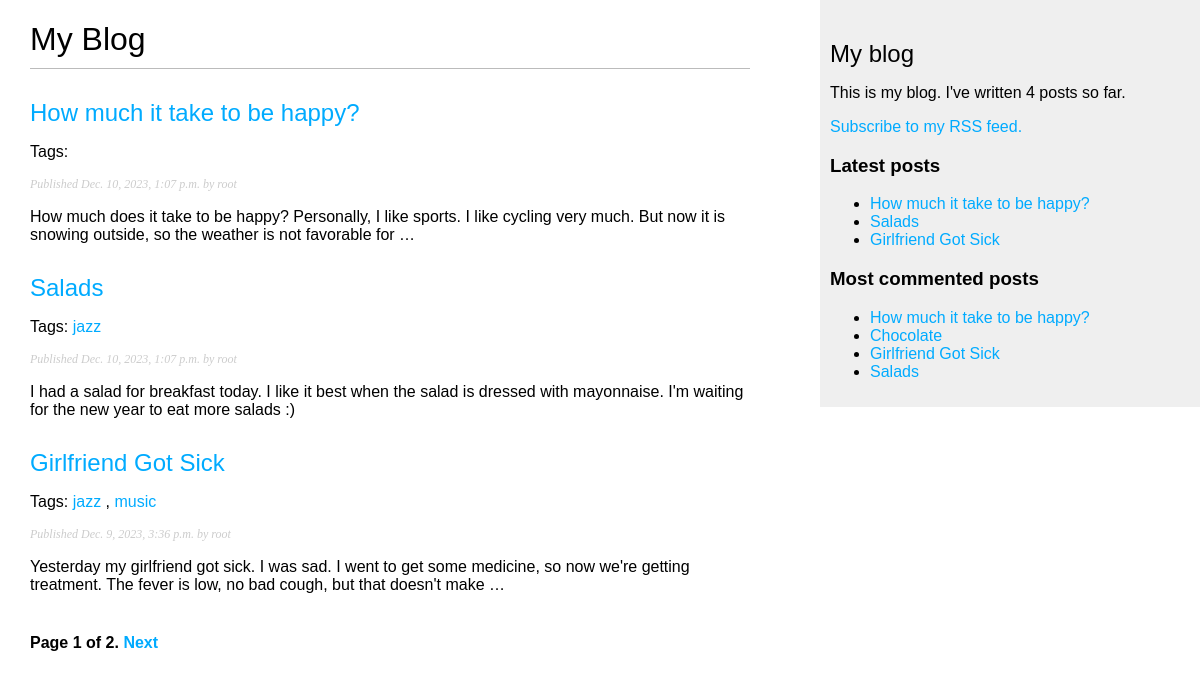
The page /blog_app/ on the database as committed earlier.
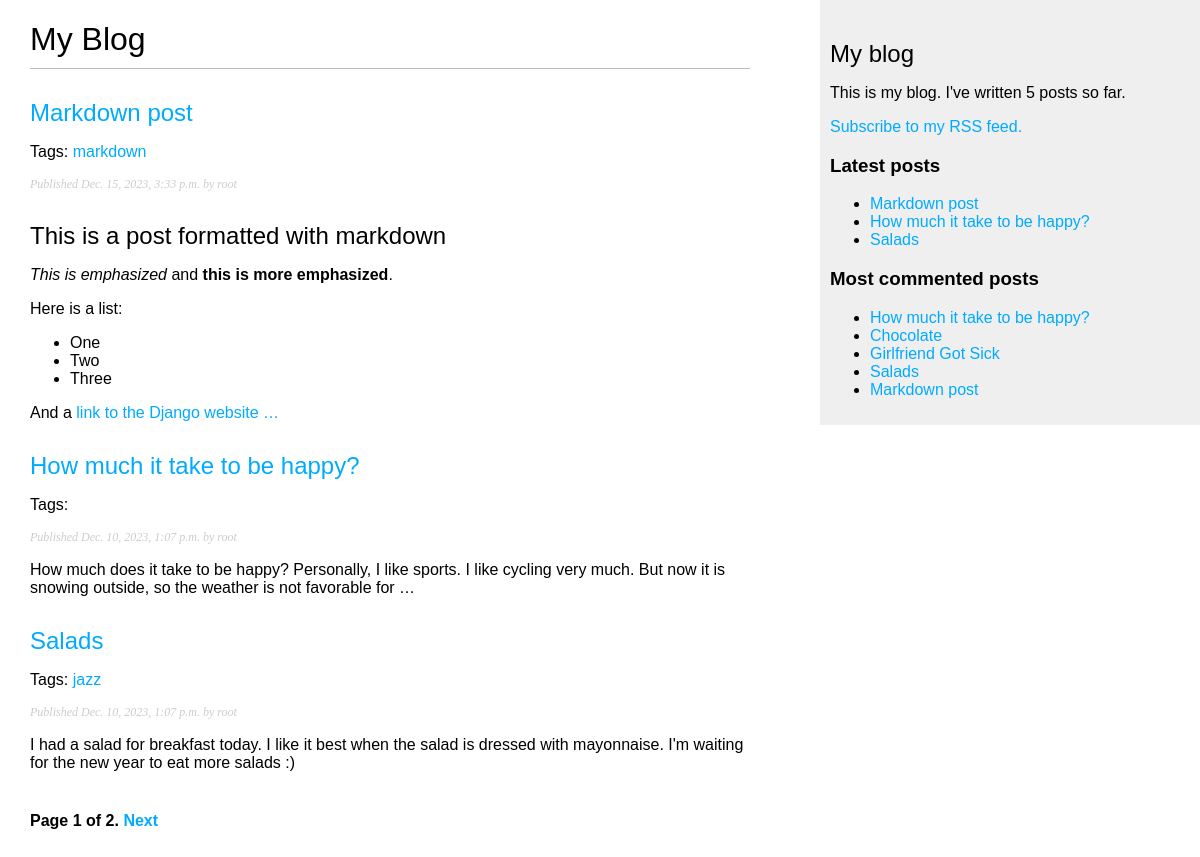
The same page on the database as committed later.
### blog_app/models.py (models this page shows, shortened)
class Post(models.Model):
    class Status(models.TextChoices):
        DRAFT = ('DF', 'Draft')
        PUBLISHED = ('PB', 'Published')
    title = models.CharField(max_length=250)
    slug = models.SlugField(max_length=250, unique_for_date='publish')  # Слаг является уникальным для конкретной даты.
    author = models.ForeignKey(User, on_delete=models.CASCADE, related_name='blog_posts')
    body = models.TextField()
    publish = models.DateTimeField(default=timezone.now)
    created = models.DateTimeField(auto_now_add=True)
    updated = models.DateTimeField(auto_now=True)
    status = models.CharField(max_length=2, choices=Status.choices, default=Status.DRAFT)
    tags = TaggableManager()
    objects = models.Manager()
    published = PublishedManager()
    class Meta:
        ordering = ('-publish', )
        indexes = (
            models.Index(fields=['-publish']),
        )
    def get_absolute_url(self):
        return reverse('blog_app:post_detail',
                       args=[self.publish.year,
                             self.publish.month,
                             self.publish.day,
                             self.slug])

### blog_app/views.py (the view)
# urls.py: path('', views.post_list, name='post_list'),
def post_list(request, tag_slug=None):
    post_list = Post.published.all()
    tag = None
    if tag_slug:
        tag = get_object_or_404(Tag, slug=tag_slug)
        post_list = post_list.filter(tags__in=[tag])
    paginator = Paginator(post_list, 3)
    page_number = request.GET.get('page', 1)
    try:
        posts = paginator.page(page_number)
    except PageNotAnInteger:
        posts = paginator.page(1)
    except EmptyPage:
        posts = paginator.page(paginator.num_pages)
    return render(request, 'blog_app/post/list.html', context={'posts': posts, 'tag': tag})

### blog_app/models.py (called while the page is built)
    def get_queryset(self):
        return super().get_queryset().filter(status=Post.Status.PUBLISHED)

### blog_app/templatetags/blog_tags.py (called while the page is built)
@register.simple_tag
def total_posts():
    return Post.published.count()

@register.inclusion_tag('blog_app/post/latest_posts.html')
def show_latest_posts(count=5):
    latest_posts = Post.published.order_by('-publish')[:count]
    return {'latest_posts': latest_posts}

@register.simple_tag
def get_most_commented_posts(count=5):
    return Post.published.annotate(total_comments=Count('comments')).order_by('-total_comments')[:count]

@register.filter(name='markdown')
def markdown_format(text):
    return mark_safe(markdown.markdown(text))

### blog_app/templates/blog_app/post/list.html (shortened to what this page needs)
{% extends '../base.html' %}
{% load blog_tags %}
{% block content %}
    <h1>My Blog</h1>
    {% for post in posts %}
        <h2><a href="{{ post.get_absolute_url }}">{{ post.title }}</a></h2>
        <p class="tags">
            Tags:
            {% for tag in post.tags.all %}
                <a href="{% url 'blog_app:post_list_by_tag' tag.slug %}">{{ tag.name }}</a>
                {% if not forloop.last %}, {% endif %}
            {% endfor %}
        </p>
        <p class="date">Published {{ post.publish }} by {{ post.author }}</p>
        {{ post.body|markdown|truncatewords_html:30 }}
    {% endfor %}
    {% include './includes/pagination.html' with page=posts %}
{% endblock %}

### blog_app/templates/blog_app/base.html (shortened to what this page needs)
{% load blog_tags %}
{% load static %}
<!DOCTYPE html>
<html lang="en">
<head>
    <link href="{% static 'css/blog_app.css' %}" rel="stylesheet">
</head>
<body>
    <div id="content">
        {% block content %}
        {% endblock %}
    </div>
    <div id="sidebar">
        <h2>My blog</h2>
        <p>This is my blog. I've written {% total_posts %} posts so far.</p>
        <p><a href="{% url 'blog_app:post_feed' %}">Subscribe to my RSS feed.</a></p>
        <h3>Latest posts</h3>
        {% show_latest_posts 3 %}
        <h3>Most commented posts</h3>
        {% get_most_commented_posts as most_commented_posts %}
        <ul>
            {% for post in most_commented_posts %}
                <li><a href="{{ post.get_absolute_url }}">{{ post.title }}</a></li>
            {% endfor %}
        </ul>
    </div>
</body>
</html>

### blog_app/templates/blog_app/post/includes/pagination.html (shortened to what this page needs)
<div class="pagination">
    <span class="step-links">
        <span class="current">
            Page {{ page.number }} of {{ page.paginator.num_pages }}.
        </span>
        {% if page.has_next %}
            <a href="?page={{ page.next_page_number }}">Next</a>
        {% endif %}
    </span>
</div>

### blog_app/templates/blog_app/post/latest_posts.html
<ul>
    {% for post in latest_posts %}
        <li><a href="{{ post.get_absolute_url }}">{{ post.title }}</a></li>
    {% endfor %}
</ul>

### blog_app/static/css/blog_app.css (style rules this page uses)
body { margin:0; padding:0; font-family:helvetica, sans-serif; }
a { color:#00abff; text-decoration:none; }
h1 { font-weight:normal; border-bottom:1px solid #bbb; padding:0 0 10px 0; }
h2 { font-weight:normal; margin:30px 0 0; }
#content { float:left; width:60%; padding:0 0 0 30px; }
#sidebar { float:right; width:30%; padding:10px; background:#efefef; height:100%; }
p.date { color:#ccc; font-family: georgia, serif; font-size: 12px; font-style: italic; }
.pagination { margin:40px 0; font-weight:bold; }

Rows that differ between the two databases and show on the page:
no longer on one of the page's lists (row unchanged): Post: title "Girlfriend Got Sick", publish "Dec. 9, 2023, 3:36 p.m.", author "root", body "Yesterday my girlfriend got sick. I was sad. I went to get some medicine, so now we're getting treatment. The fever is low, no bad cough, but that doesn't make …"
added Post: title "Markdown post", publish "Dec. 15, 2023, 3:33 p.m.", author "root", body "This is a post formatted with markdown This is emphasized and this is more emphasized . Here is a list: One Two Three And a link to the Django website …"
added Tag: name "markdown", shown under "Markdown post"
computed for Post "Girlfriend Got Sick": loses Tag (name "music"); loses Tag (name "jazz")
Other text that changed with them:
text no longer shown: "4"
text now shown: "5"
